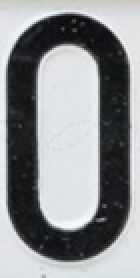
#> input picture number_plate_detection/templates/0.1.png, 70 x 139 px, given as the content of the folder data/, which was not available (shown 2 times larger)
$ python main5.py
#> lines starting #> are read from the running program, lines starting #| are printed output that depends on the picture; after the words box and inside, x2 and y2 are one past the last pixel; in counts of white or black regions, pixels touching at a corner belong together; pictures that were not available may be replaced by others from this repository, and a replacement may not be noted
#> in process_images, image is the input picture: shape (139, 70, 3); mean B, G, R 144.9, 142.5, 140.2
#> in extract_objects, `gray_blurred = cv2.GaussianBlur(gray, (5, 5), 0)`:
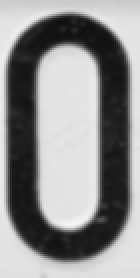
#> gray_blurred: shape (139, 70) (shown 2 times larger); min 16, max 244, mean 142
#> in extract_objects, `_, threshold = cv2.threshold(gray_blurred, 0, 255, cv2.THRESH_BINARY +..`:
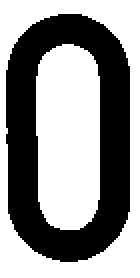
#> threshold: shape (139, 70) (shown 2 times larger); 57.9% white; 1 black region, box (x1, y1, x2, y2) and area: (3, 7, 65, 131) 4097
#> in extract_objects, `contours, _ = cv2.findContours(morph_opening, cv2.RETR_EXTERNAL, cv2.C..`: contours = [[[0, 0], [0, 138], [69, 138], [69, 0]]]
#> the loop in extract_objects, `for contour in contours:` made 1 pass
#> (contour, area) on pass 1: ([[0, 0], [0, 138], [69, 138], [69, 0]], 9522)
#> after the loop in extract_objects, `for contour in contours:`: object_count = 1; object_paths = []
# Extracted images and use template matching to recognize characters
import cv2
import os
import pytesseract
from pytesseract import Output
import numpy as np
from PIL import Image
import re
from collections import Counter

# Specify the folder containing the images
image_folder = 'data/'

# Create directories if not already existing
output_folder = 'result/'
os.makedirs(output_folder, exist_ok=True)
os.makedirs(os.path.join(output_folder, 'extracted_objects'), exist_ok=True)
os.makedirs(os.path.join(output_folder, 'extracted_characters'), exist_ok=True)
os.makedirs(os.path.join(output_folder, 'green_borders'), exist_ok=True)

def load_templates(template_folder):
    """Load character templates from a folder."""
#> called with template_folder = 'templates/'
    templates = {}
    for filename in os.listdir(template_folder):
        if filename.endswith(".jpg") or filename.endswith(".png"):
            char = os.path.splitext(filename)[0]  # Extract character name (e.g., '0', 'A')
            template_path = os.path.join(template_folder, filename)
            template_img = cv2.imread(template_path, cv2.IMREAD_GRAYSCALE)
#> template_img: shape (139, 70); min 0, max 251, mean 142.1

            if template_img is None:
                print(f"Warning: Failed to load template for '{filename}'. Skipping.")
                continue

            _, template_img = cv2.threshold(template_img, 0, 255, cv2.THRESH_BINARY + cv2.THRESH_OTSU)
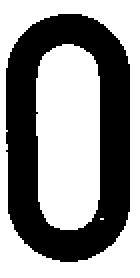
#> template_img: shape (139, 70) (shown 2 times larger); 57.7% white; 1 black region, box (x1, y1, x2, y2) and area: (3, 7, 65, 131) 4118
            templates[char] = template_img
#> pass 2 of the loop in load_templates, `for filename in os.listdir(template_folder):`:
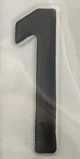
#> input picture number_plate_detection/templates/1.1.png, 80 x 159 px
#> in load_templates, `_, template_img = cv2.threshold(template_img, 0, 255, cv2.THRESH_BINAR..`:
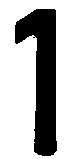
#> template_img: shape (159, 80); 72.8% white; 1 black region, box (x1, y1, x2, y2) and area: (15, 9, 57, 156) 3456
#> pass 3 of the loop in load_templates, `for filename in os.listdir(template_folder):`:
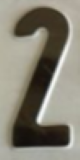
#> input picture number_plate_detection/templates/2.1.png, 80 x 160 px
#> in load_templates, `template_img = cv2.imread(template_path, cv2.IMREAD_GRAYSCALE)`:
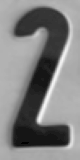
#> template_img: shape (160, 80); min 0, max 250, mean 128.2
#> in load_templates, `_, template_img = cv2.threshold(template_img, 0, 255, cv2.THRESH_BINAR..`:
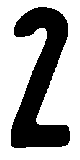
#> template_img: shape (160, 80); 65.9% white; 1 black region, box (x1, y1, x2, y2) and area: (11, 7, 70, 148) 4366
#> the loop made 4 passes; the first 3 are shown

    if not templates:
        raise ValueError("No valid templates loaded. Please check the template folder.")

    return templates

# [19 lines left out: function match_template_to_character, not called in this run]

def extract_objects(image, image_name):
    gray = cv2.cvtColor(image, cv2.COLOR_BGR2GRAY)
    gray_blurred = cv2.GaussianBlur(gray, (5, 5), 0)
    _, threshold = cv2.threshold(gray_blurred, 0, 255, cv2.THRESH_BINARY + cv2.THRESH_OTSU)
    kernel = cv2.getStructuringElement(cv2.MORPH_RECT, (3, 3))
    morph_opening = cv2.morphologyEx(threshold, cv2.MORPH_OPEN, kernel)
    contours, _ = cv2.findContours(morph_opening, cv2.RETR_EXTERNAL, cv2.CHAIN_APPROX_SIMPLE)

    object_paths = []
    object_count = 1

    for contour in contours:
        area = cv2.contourArea(contour)
        if area > 10000:
            peri = cv2.arcLength(contour, True)
            approx = cv2.approxPolyDP(contour, 0.06 * peri, True)
            [x, y, w, h] = cv2.boundingRect(approx.copy())
            ratio = w / h

            if (len(approx) == 4) and (1.2 <= ratio <= 1.8 or 3 <= ratio <= 7.5):
                object_image = image[y:y + h, x:x + w]
                object_path = f'{output_folder}/extracted_objects/{image_name}_{object_count}.jpg'
                cv2.imwrite(object_path, object_image)
                object_paths.append(object_path)
                object_count += 1

    return object_paths

def process_images(image_folder):
    for filename in os.listdir(image_folder):
        if filename.endswith(".jpg") or filename.endswith(".png"):
            image_path = os.path.join(image_folder, filename)
            image = cv2.imread(image_path)
            image_name, _ = os.path.splitext(filename)

            extract_objects(image, image_name)

# [42 lines left out: function extract_characters_with_borders, not called in this run]

def read_characters(image_folder, output_folder, template_folder):
    templates = load_templates(template_folder)
#> templates = 4 items
    detected_texts = {}
    # Count of true and false
    count_true = 0
    count_false = 0

    for image_name in os.listdir(image_folder):
        image_path = os.path.join(image_folder, image_name)
        plate_img = cv2.imread(image_path)
        detected_text = extract_characters_with_borders(plate_img, output_folder, image_name, templates)
        detected_texts[image_name] = detected_text

        result = image_name.split('_')[0] == detected_text
        if result:
            count_true += 1
        else:
            count_false += 1
        print(f"This is orc text======={image_name}======={detected_text}{str(result):=>{75-len(image_name)-len(detected_text)-len('This is orc text=======:=======:=======:')}}")

    print(f"True: {count_true}, False: {count_false}")
    return detected_texts

# Paths for templates and images
template_folder = "templates/"
print("Extracting images...")
process_images(image_folder)

print("Reading characters...")
read_characters("result/extracted_objects", output_folder, template_folder)

# Cleanup
cv2.destroyAllWindows()
